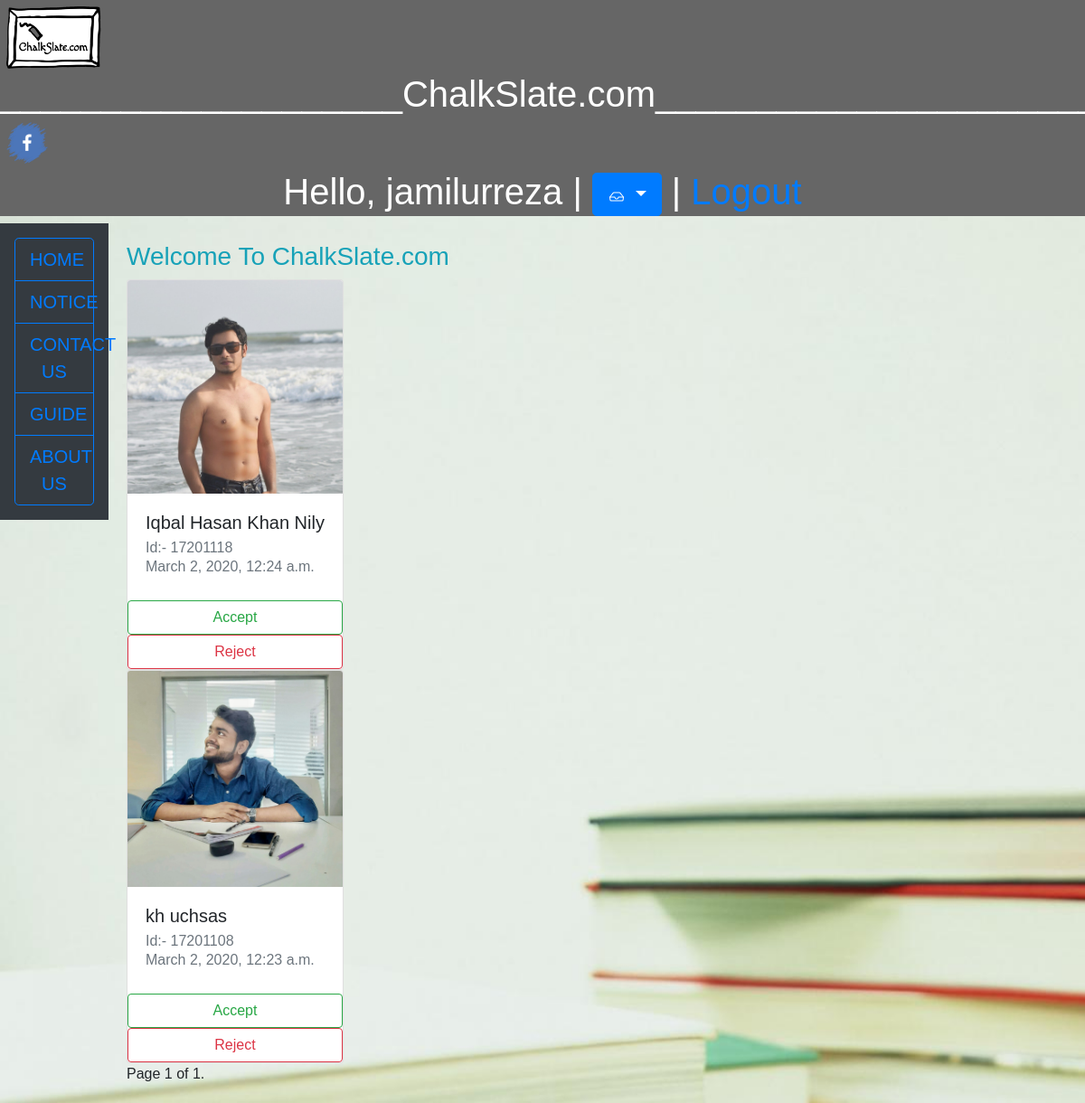
The page /chalkslate/view_student_applications/ (signed in) on the database its author committed.
### management/models.py (models this page shows, shortened)
class ChalkSlateUser(AbstractBaseUser):
    email = models.EmailField(verbose_name='email', unique=True, max_length=60)
    username = models.CharField(max_length=60, unique=True)
    date_joined = models.DateField(verbose_name='date joined', auto_now_add=True)
    last_login = models.DateField(verbose_name='last login', auto_now=True)
    is_admin = models.BooleanField(default=False)
    is_active = models.BooleanField(default=True)
    is_staff = models.BooleanField(default=False)
    is_superuser = models.BooleanField(default=False)
    first_name = models.CharField(max_length=60, verbose_name='first name')
    last_name = models.CharField(max_length=60, verbose_name='last name')
    has_institute = models.BooleanField(default=False)
    USERNAME_FIELD = 'email'
    REQUIRED_FIELDS = ['username',]
    objects = MyAccountManager()
    AUTHORITY = 1
    INSTITUTE = 2
    STUDENT = 3
    TUTOR = 4
    USER_TYPE_CHOICES = (
        (AUTHORITY, 'Authority (superuser or admin)'),
        (INSTITUTE, 'ChalkSlateAdmin'),
        (STUDENT, 'Student'),
        (TUTOR, 'Tutor'),
    )
    user_type = models.PositiveSmallIntegerField(choices=USER_TYPE_CHOICES, null=True, blank=True)

class StudentApplication(models.Model):
    institute = models.ForeignKey(ChalkSlateAdmin, on_delete=models.CASCADE)
    student = models.OneToOneField(Student, on_delete=models.CASCADE)
    note = models.CharField(max_length=100)
    posted = models.DateTimeField(auto_now_add=True)

class Student(models.Model):
    chalkslate_user = models.OneToOneField(ChalkSlateUser, on_delete=models.CASCADE)
    student_details = models.CharField(verbose_name='student details', max_length=100)
    picture = models.ImageField(verbose_name='picture', upload_to='student_pictures')
    institute = models.ForeignKey(ChalkSlateAdmin, on_delete=models.SET_NULL, null=True, default=None)

### management/views.py (the view, shortened to what this page needs)
# urls.py: path('view_student_applications/', views.view_student_applications, name='view_student_applications'),
def view_student_applications(request):
    context = {}
    chalkslateuser = ChalkSlateUser.objects.get(username=request.user.username)
    institute = chalkslateuser.chalkslateadmin
    student_application_list = StudentApplication.objects.filter(institute=institute).order_by('-posted')
    paginated_student_application_list = Paginator(student_application_list, 4)
    page_number = request.GET.get('page')
    student_page_obj = paginated_student_application_list.get_page(page_number)
    context['student_page_obj'] = student_page_obj
    return render(request, 'management/view_student_applications.html', context=context)

### management/templates/management/view_student_applications.html (shortened to what this page needs)
{% extends 'base.html' %}
{% block override_0 %}
{% for student_application in student_page_obj %}
    <form action="" method="post" enctype="multipart/form-data">
        <div class="card" style="width: 15rem;">
          <img src="{{ student_application.student.picture.url }}" class="card-img-top" >
          <div class="card-body">
            <h5 class="card-title">
                {{ student_application.student.chalkslate_user.first_name }} {{ student_application.student.chalkslate_user.last_name }}
            </h5>
            <h6 class="card-subtitle mb-2 text-muted">{{ student_application.note }}</h6>
            <h6 class="card-subtitle mb-2 text-muted">{{ student_application.posted }}</h6>
          </div>
          <button class="btn btn-outline-success" type="submit" role="button" name="accept_button" value="{{student_application.student.id}}"> Accept </button>
          <button class="btn btn-outline-danger" type="submit" role="button" name="reject_button" value="{{student_application.student.id}}"> Reject </button>
        </div>
    </form>
{% endfor %}
<div class="pagination">
    <span class="step-links">
        <span class="current">
            Page {{ student_page_obj.number }} of {{ student_page_obj.paginator.num_pages }}.
        </span>
    </span>
</div>
{% endblock %}

### management/templates/base.html (shortened to what this page needs)
<!DOCTYPE html>
<html lang="en">
<link rel="stylesheet" href="https://stackpath.bootstrapcdn.com/bootstrap/4.4.1/css/bootstrap.min.css">
{% load static %}
<link rel="stylesheet" type="text/css" href="{% static 'management/enter-style2.css' %}">
<head>
</head>
<body>
  <header>
    <h1>
        <a href="/chalkslate/home"><img style="width: 120px; height: 80px;" alt="logo" src="{% static 'management/images/logo.gif' %}"/> </a>
        ____________________ChalkSlate.com______________________
        <a href="/admin" target="blank"><img style="width: 60px; height: 60px;" alt="fb" src="{% static 'management/images/fb.png' %}"/> </a>
        <center>
        {% if request.user.is_authenticated %}
                Hello, {{ request.user.username }} |
                <span class="dropdown">
                    <a class="btn btn-lg btn-primary dropdown-toggle" href="#" role="button" data-toggle="dropdown" aria-haspopup="true" aria-expanded="false">
                    </a>
                </span> |
                <a href="{% url 'logout' %}">Logout</a>
        {% else %}
             <a href="{% url 'register' %}">Register</a> | <a href="{% url 'login' %}">Login</a>
        {% endif %}
        </center>
    </h1>
  </header>
  <section>
      <nav class="btn-group-lg btn-group-vertical text-center p-3 mb-2 bg-dark text-white" role="group" aria-label="Basic example">
          <a class="btn btn-outline-primary" href="{% url 'home_page' %}" role="button">HOME</a>
          <a class="btn btn-outline-primary" href="{% url 'notice_board' %}" role="button">NOTICE</a>
          <a class="btn btn-outline-primary" href="{% url 'contact_us' %}" role="button">CONTACT US</a>
          <a class="btn btn-outline-primary" href="{% url 'guide' %}" role="button">GUIDE</a>
          <a class="btn btn-outline-primary" href="{% url 'about_us' %}" role="button">ABOUT US</a>
      </nav>
    <article >
      <h3 class="text-info"> Welcome To ChalkSlate.com </h3>
      {% block override_0 %}
      {% endblock %}
    </article>
  </section>
</body>
</html>

### management/static/management/enter-style2.css (style rules this page uses)
body { background: white url("images/b.jpg"); background-size: cover; }
* { box-sizing: border-box; }
body { font-family: Arial, Helvetica, sans-serif; }
header { background-color: #666; padding: 0px; text-align: left; font-size: 20px; color: white; }
nav { float: left; width: 10%; padding: 5px; }
article { float: left; padding: 20px; width: 90%; }
section:after { content: ""; display: table; clear: both; }

### rows shown on the page
ChalkSlateUser: user.username "jamilurreza"
StudentApplication: student.picture (picture), student.chalkslate_user.first_name "Iqbal Hasan", student.chalkslate_user.last_name "Khan Nily", note "Id:- 17201118", posted "March 2, 2020, 12:24 a.m."
StudentApplication: student.picture (picture), student.chalkslate_user.first_name "kh", student.chalkslate_user.last_name "uchsas", note "Id:- 17201108", posted "March 2, 2020, 12:23 a.m."

### other values the page prints
{{ student_page_obj.number }} "1"
{{ student_page_obj.paginator.num_pages }} "1"
